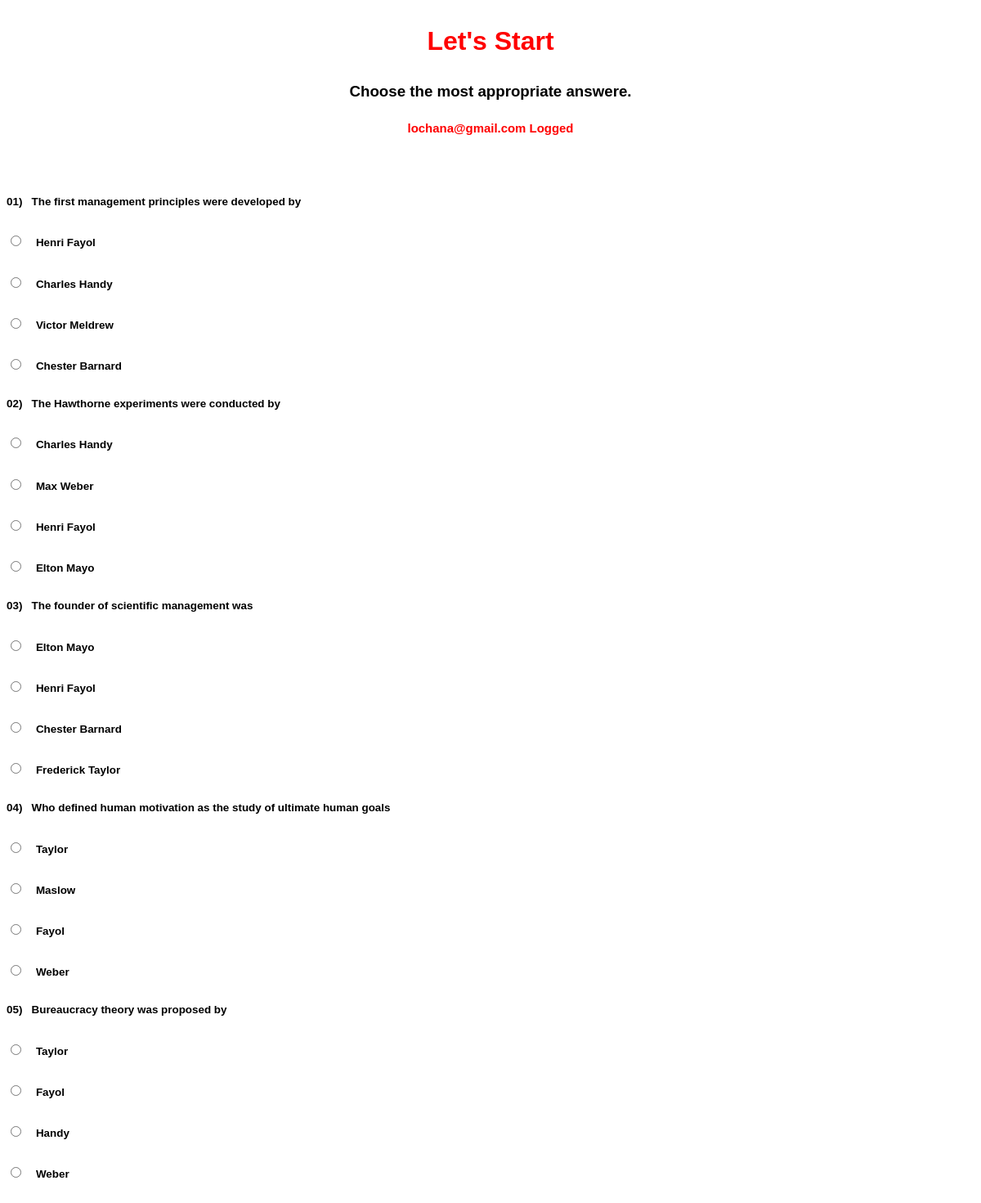
/src/questions.php (signed in), run on the app's committed database.
### tables this page shows
CREATE TABLE IF NOT EXISTS `q_and_a` (
`question_id` int(3) NOT NULL,
  `question` varchar(400) NOT NULL,
  `answer` varchar(200) NOT NULL
);

CREATE TABLE IF NOT EXISTS `answer` (
  `q_id` int(3) NOT NULL,
  `answers` varchar(200) NOT NULL
);

### src/questions.php (the view, shortened to what this page needs)
<?php require_once('../inc/connection.php'); ?>
<!doctype html>
<html lang="en">
  <head>
    <link rel="stylesheet" href="../asserts/css/ans.css">
  </head>
  <body>
  	<div>
  		<div>
    		<div >
      				<h1 align="center"> <p > Let's Start </p> </h1>
              <h3 align="center"> <p > Choose the most appropriate answere. </p> </h3>
  			</div>
  		</div>
      <div class="card" align="center">
          <h5 ><?php echo $_SESSION['user_id']; ?>  Logged</h5>
      </div><br>
      <div class="mid" align="center">
        <form >
          <?php
            $query = "SELECT * FROM q_and_a ORDER BY RAND() LIMIT 5";
            $result_set = mysqli_query($connection,$query);
            $questions_num = 1;
            while ($came_questions = mysqli_fetch_assoc($result_set)) {
              echo "<div class=\"que\" align = \"left\">
                    <h6 >"."0". $questions_num. ")&nbsp;&nbsp;&nbsp;" . $came_questions['question'] . "</h6>";
              $came_id = $came_questions['question_id'];
              $queries = "SELECT * FROM answer WHERE q_id = '$came_id' ORDER BY RAND() LIMIT 4";
              $result = mysqli_query($connection,$queries);
              while ($answer = mysqli_fetch_assoc($result)) {
                 echo " <h6 > <input type=\"radio\" value=\"" . $answer['answers'] . "\" name = \"" .$came_questions['question'] . "\"> &nbsp;&nbsp;&nbsp;". $answer['answers'] . "</h6>";
              }
                echo "</div>";
            $questions_num +=1;
            }
          ?>
        </form>
      </div>
  </body>
</html>

### asserts/css/ans.css (style rules this page uses)
body { background:url("../img/f.jpg"); background-size:cover; font-family:Arial; }
h1,h5 { color:red; }
.card { font-size: 18px; }
.que { font-size: 20px; font-weight: bolder; }

### data on the page
q_and_a: question "The first management principles were developed by"
answer: answers "Henri Fayol"
answer: answers "Charles Handy"
answer: answers "Victor Meldrew"
answer: answers "Chester Barnard"
q_and_a: question "The Hawthorne experiments were conducted by"
answer: answers "Charles Handy"
answer: answers "Max Weber"
answer: answers "Henri Fayol"
answer: answers "Elton Mayo"
q_and_a: question "The founder of scientific management was"
answer: answers "Elton Mayo"
answer: answers "Henri Fayol"
answer: answers "Chester Barnard"
answer: answers "Frederick Taylor"
q_and_a: question "Who defined human motivation as the study of ultimate human goals"
answer: answers "Taylor"
answer: answers "Maslow"
answer: answers "Fayol"
answer: answers "Weber"
q_and_a: question "Bureaucracy theory was proposed by"
answer: answers "Taylor"
answer: answers "Fayol"
answer: answers "Handy"
answer: answers "Weber"

### other printed values
$_SESSION['user_id'] "lochana@gmail.com"
